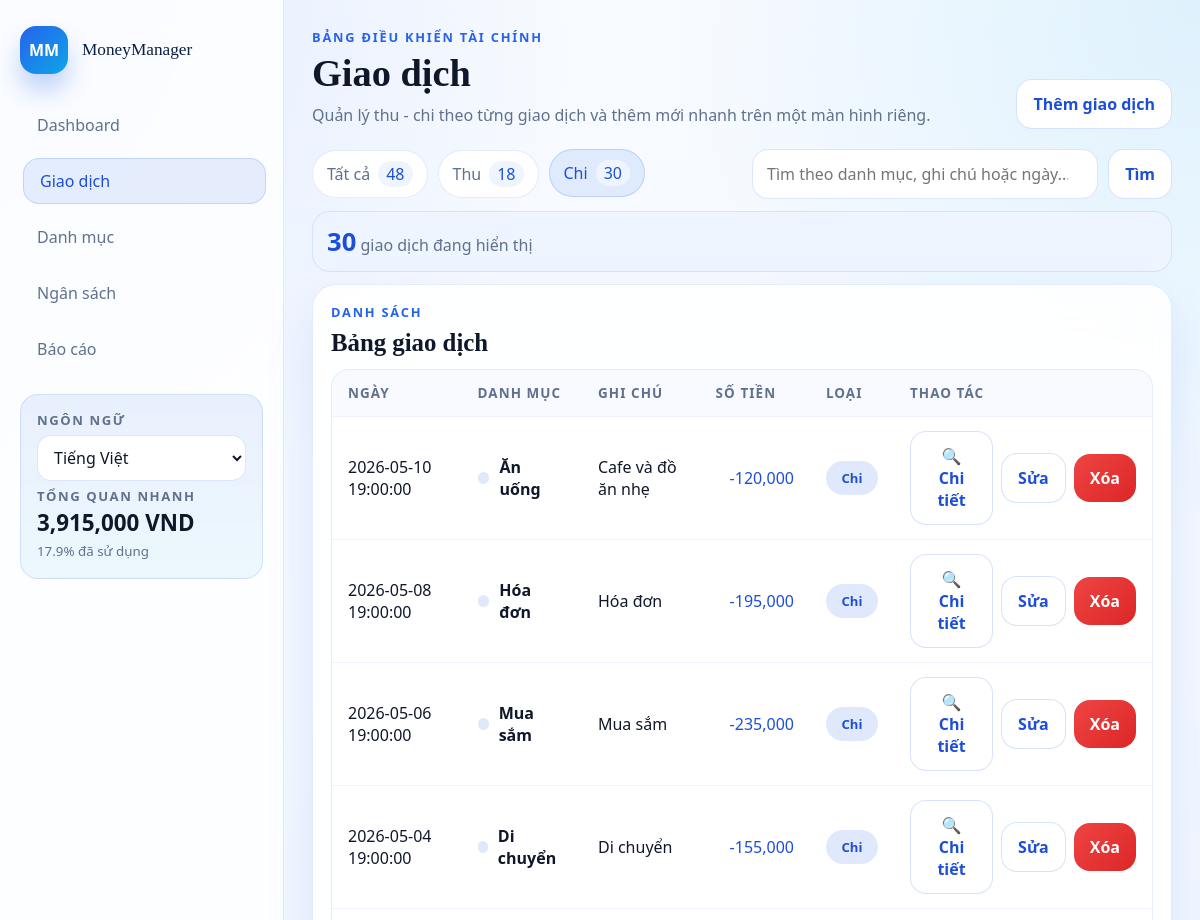
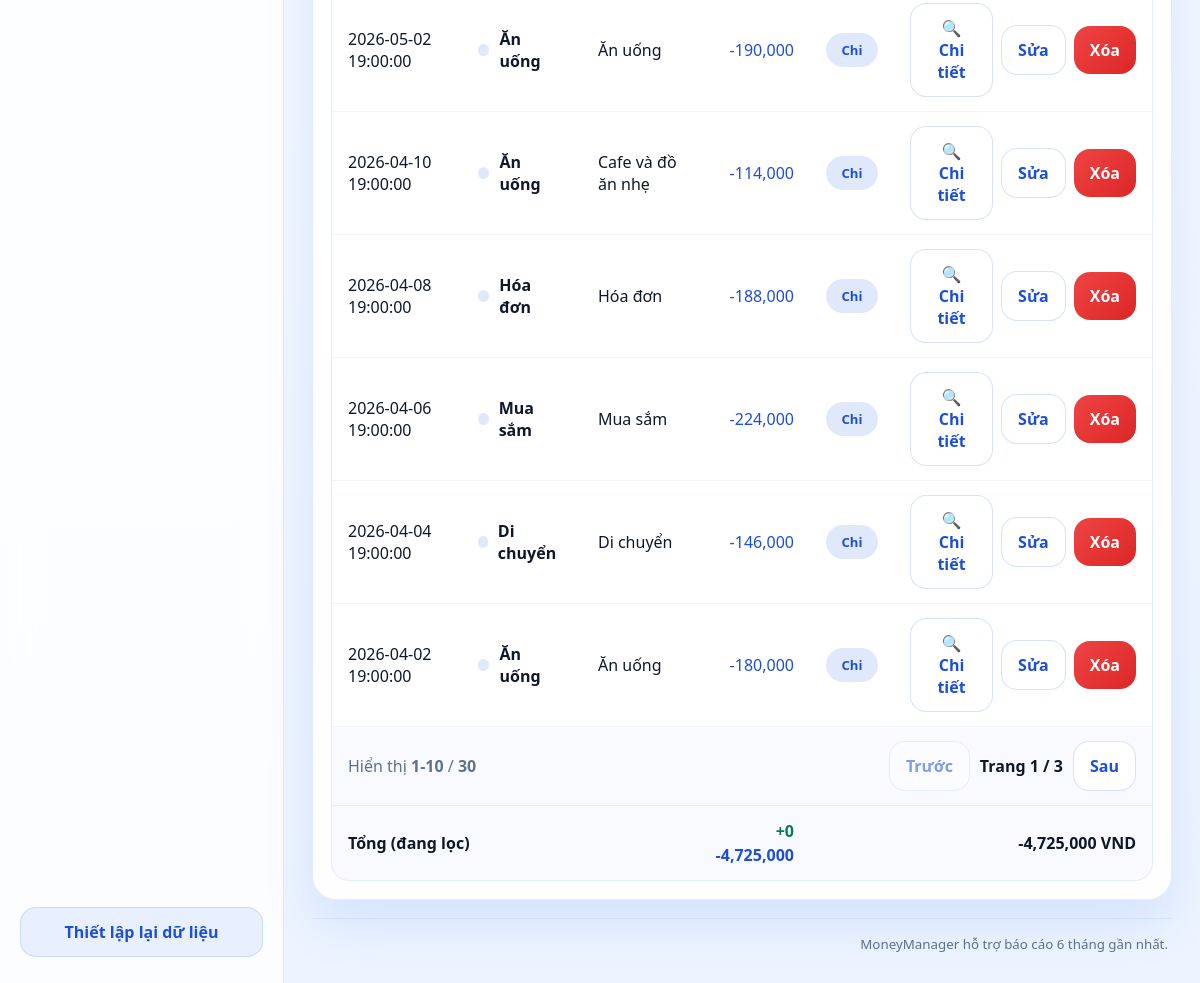
/transactions?q=&type=expense, run on the app's committed database (2 pictures, top to bottom).
### tables this page shows
CREATE TABLE transactions (
        id INTEGER PRIMARY KEY AUTOINCREMENT,
        date TEXT NOT NULL,
        amount REAL NOT NULL,           -- Số dương cho thu, số âm cho chi
        category_id INTEGER NOT NULL,   -- Tham chiếu sang bảng categories
        note TEXT,
        FOREIGN KEY (category_id) REFERENCES categories (id)
        );

CREATE TABLE categories (
            id INTEGER PRIMARY KEY AUTOINCREMENT,
            key TEXT UNIQUE NOT NULL,
            value TEXT NOT NULL,
            type INTEGER NOT NULL CHECK (type IN (0, 1)) -- 0: chi, 1: thu
        );

### app.py (the view)
@app.route("/transactions")
def transactions_page() -> str:
    search_query = request.args.get("q", default="").strip()
    return render_template(
        "transactions.html",
        **_transaction_form_context(
            "transactions",
            t("transactions_title"),
            t("transactions_subtitle"),
            search_query,
        ),
    )

### app.py (called while the page is built)
def _current_language() -> str:
    language = session.get("language", "vi")
    return language if language in FILE_TRANSLATIONS else "vi"

def t(key: str) -> str:
    language = _current_language()
    return FILE_TRANSLATIONS.get(language, FILE_TRANSLATIONS.get("vi", {})).get(key, key)

@app.context_processor
def inject_language_context() -> dict[str, object]:
    return {
        "current_lang": _current_language(),
        "supported_languages": [
            {
                "code": option["code"],
                "label": t("language_vi") if option["code"] == "vi" else t("language_en"),
            }
            for option in SUPPORTED_LANGUAGES
        ],
        "t": t,
        "category_label": _category_label,
        "note_label": _note_label,
    }

def _format_money(value: float) -> str:
    return f"{value:,.0f}"

def _category_label(category_key: str, fallback: str | None = None) -> str:
    label_key = f"category_label_{category_key}"
    label = t(label_key)
    if label != label_key:
        return label
    return fallback or category_key

def _note_label(note_text: str | None) -> str:
    if not note_text:
        return ""
    translation_key = _NOTE_TRANSLATION_KEYS.get(note_text)
    return t(translation_key) if translation_key else note_text

def _month_bounds(year: int, month: int) -> tuple[str, str]:
    start = datetime(year, month, 1, 0, 0, 0)
    end_day = calendar.monthrange(year, month)[1]
    end = datetime(year, month, end_day, 23, 59, 59)
    return start.strftime("%Y-%m-%d %H:%M:%S"), end.strftime("%Y-%m-%d %H:%M:%S")

def _ensure_db() -> None:
    if not app.config.get("DATABASE_READY", False):
        db_helper.init_db()
        app.config["DATABASE_READY"] = True

### modulo/db_helper.py (called while the page is built)
def get_connection():
    db_dir = os.path.join(os.path.dirname(__file__), '../database')
    db_path = os.path.join(db_dir, 'finance.db')
    os.makedirs(db_dir, exist_ok=True)
    conn = sqlite3.connect(db_path)
    conn.row_factory = sqlite3.Row
    return conn

def get_all_categories():
    conn = get_connection()
    cursor = conn.cursor()
    cursor.execute('SELECT * FROM categories ORDER BY type, value')
    rows = cursor.fetchall()
    conn.close()
    return [dict(row) for row in rows]

def get_setting(key):
    conn = get_connection()
    cursor = conn.cursor()
    cursor.execute('SELECT value FROM settings WHERE key = ?', (key,))
    row = cursor.fetchone()
    conn.close()
    return row['value'] if row else None

### templates/transactions.html (shortened to what this page needs)
{% extends "base.html" %}
{% block content %}
<section class="transaction-toolbar">
  <div class="chip-row">
    <a class="chip {% if transaction_type_filter == 'all' %}active{% endif %}" href="{{ url_for('transactions_page', q=search_query) }}">
      {{ t('all') }} <span>{{ transaction_type_counts.all }}</span>
    </a>
    <a class="chip {% if transaction_type_filter == 'income' %}active{% endif %}" href="{{ url_for('transactions_page', q=search_query, type='income') }}">
      {{ t('income') }} <span>{{ transaction_type_counts.income }}</span>
    </a>
    <a class="chip {% if transaction_type_filter == 'expense' %}active{% endif %}" href="{{ url_for('transactions_page', q=search_query, type='expense') }}">
      {{ t('expense') }} <span>{{ transaction_type_counts.expense }}</span>
    </a>
  </div>
  <form class="search-bar search-bar-wide" method="get" action="{{ url_for('transactions_page') }}">
    <input id="transactionSearch" type="search" name="q" value="{{ search_query }}" placeholder="{{ t('search_placeholder') }}">
    <button type="submit" class="btn btn-outline">{{ t('search') }}</button>
  </form>
</section>
<section class="transaction-summary-strip module-tip">
  <div>
    <strong>{{ transaction_count_display }}</strong>
    <span>{{ t('search_results') }}</span>
  </div>
</section>
<section class="module-grid module-grid-transactions">
  <article class="panel panel-wide">
    <div class="panel-head panel-head-tight">
      <div>
        <p class="panel-kicker">{{ t('transaction_list') }}</p>
        <h2>{{ t('transactions_table') }}</h2>
      </div>
    </div>
    <div class="table-wrap">
      <table class="transaction-table">
        <thead>
          <tr>
            <th>{{ t('date') }}</th>
            <th>{{ t('category') }}</th>
            <th>{{ t('note') }}</th>
            <th class="align-right">{{ t('amount') }}</th>
            <th>{{ t('type') }}</th>
            <th class="align-right">{{ t('action') }}</th>
          </tr>
        </thead>
        <tbody id="transactionTableBody">
          {% for item in transactions %}
            <tr class="transaction-row-clickable"
              data-search="{{ item.date }} {{ category_label(item.category_key, item.category_name) }} {{ item.category_key }} {{ note_label(item.note) }} {{ item.note or '' }} {{ item.amount }}"
                data-transaction-id="{{ item.id }}"
                data-transaction-date="{{ item.date }}"
                data-transaction-category="{{ category_label(item.category_key, item.category_name) }}"
              data-transaction-note="{{ note_label(item.note) }}"
                data-transaction-amount="{{ item.amount }}"
                data-transaction-amount-display="{{ item.amount|abs|money }} VND"
                data-transaction-kind="{{ t('income_type') if item.category_type == 1 else t('expense_type') }}"
                data-transaction-edit-url="{{ url_for('edit_transaction', transaction_id=item.id) }}"
                data-transaction-delete-url="{{ url_for('delete_transaction', transaction_id=item.id) }}">
              <td>{{ item.date }}</td>
              <td>
                <div class="table-category">
                  <span class="transaction-dot {{ 'income' if item.category_type == 1 else 'expense' }}"></span>
                  <strong>{{ category_label(item.category_key, item.category_name) }}</strong>
                </div>
              </td>
              <td>{{ note_label(item.note) or '-' }}</td>
              <td class="align-right amount-cell {{ 'income' if item.amount >= 0 else 'expense' }}">
                {{ '+' if item.amount >= 0 else '-' }}{{ item.amount|abs|money }}
              </td>
              <td>
                <span class="badge {{ 'badge-income' if item.category_type == 1 else 'badge-expense' }}">
                  {{ t('income') if item.category_type == 1 else t('expense') }}
                </span>
              </td>
              <td>
                <div class="table-actions">
                  <button type="button" class="btn btn-mini btn-outline" data-open-detail-modal>🔍 {{ t('details') }}</button>
                  <a class="btn btn-mini btn-outline" href="{{ url_for('edit_transaction', transaction_id=item.id) }}">{{ t('edit') }}</a>
                  <form action="{{ url_for('delete_transaction', transaction_id=item.id) }}" method="post" data-confirm="{{ t('confirm_delete_transaction') }}" onsubmit="return confirm(this.dataset.confirm);">
                    <button type="submit" class="btn btn-mini btn-danger">{{ t('delete') }}</button>
                  </form>
                </div>
              </td>
            </tr>
          {% else %}
            <tr class="empty-row">
              <td colspan="6">{{ t('no_transactions') }}</td>
            </tr>
          {% endfor %}
        </tbody>
        <tfoot>
          <tr class="table-foot table-foot-pagination">
            <td colspan="6">
              <div class="table-pagination">
                <div>
                  {{ t('showing') }} <strong>{{ pagination.display_start }}-{{ pagination.display_end }}</strong>
                  / <strong>{{ pagination.total_items }}</strong>
                </div>
                <div class="pagination-actions">
                  {% if pagination.has_prev %}
                    <a class="btn btn-mini btn-outline" href="{{ url_for('transactions_page', q=search_query, type=transaction_type_filter, page=pagination.prev_page) }}">{{ t('previous') }}</a>
                  {% else %}
                    <span class="btn btn-mini btn-outline is-disabled">{{ t('previous') }}</span>
                  {% endif %}
                  <span class="pagination-page">{{ t('page') }} <strong>{{ pagination.page }}</strong> / {{ pagination.total_pages }}</span>
                  {% if pagination.has_next %}
                    <a class="btn btn-mini btn-outline" href="{{ url_for('transactions_page', q=search_query, type=transaction_type_filter, page=pagination.next_page) }}">{{ t('next') }}</a>
                  {% else %}
                    <span class="btn btn-mini btn-outline is-disabled">{{ t('next') }}</span>
                  {% endif %}
                </div>
              </div>
            </td>
          </tr>
          <tr class="table-foot">
            <td colspan="3"><strong>{{ t('filter_total') }}</strong></td>
            <td class="align-right">
              <div class="table-foot-stack">
                <div class="income">+{{ transactions_total_income|money }}</div>
                <div class="expense">-{{ transactions_total_expense|money }}</div>
              </div>
            </td>
            <td colspan="2" class="align-right"><strong>{{ transactions_total_net|money }} VND</strong></td>
          </tr>
        </tfoot>
      </table>
    </div>
  </article>
</section>
{% endblock %}

### data on the page
transactions: date "2026-05-10 19:00:00", note "Cafe và đồ ăn nhẹ", amount "-", amount|abs "120,000", t "Chi tiết", t "Sửa", t "Xóa"
categories: key+value "Ăn uống", type "Chi"
transactions: date "2026-05-08 19:00:00", note "Hóa đơn", amount "-", amount|abs "195,000", t "Chi tiết", t "Sửa", t "Xóa"
categories: key+value "Hóa đơn", type "Chi"
transactions: date "2026-05-06 19:00:00", note "Mua sắm", amount "-", amount|abs "235,000", t "Chi tiết", t "Sửa", t "Xóa"
categories: key+value "Mua sắm", type "Chi"
transactions: date "2026-05-04 19:00:00", note "Di chuyển", amount "-", amount|abs "155,000", t "Chi tiết", t "Sửa", t "Xóa"
categories: key+value "Di chuyển", type "Chi"
transactions: date "2026-05-02 19:00:00", note "Ăn uống", amount "-", amount|abs "190,000", t "Chi tiết", t "Sửa", t "Xóa"
transactions: date "2026-04-10 19:00:00", note "Cafe và đồ ăn nhẹ", amount "-", amount|abs "114,000", t "Chi tiết", t "Sửa", t "Xóa"
transactions: date "2026-04-08 19:00:00", note "Hóa đơn", amount "-", amount|abs "188,000", t "Chi tiết", t "Sửa", t "Xóa"
transactions: date "2026-04-06 19:00:00", note "Mua sắm", amount "-", amount|abs "224,000", t "Chi tiết", t "Sửa", t "Xóa"
transactions: date "2026-04-04 19:00:00", note "Di chuyển", amount "-", amount|abs "146,000", t "Chi tiết", t "Sửa", t "Xóa"
transactions: date "2026-04-02 19:00:00", note "Ăn uống", amount "-", amount|abs "180,000", t "Chi tiết", t "Sửa", t "Xóa"

### other printed values
{{ t('dashboard') }} "Dashboard"
{{ t('transactions') }} "Giao dịch"
{{ t('categories') }} "Danh mục"
{{ t('budget') }} "Ngân sách"
{{ t('reports') }} "Báo cáo"
{{ t('language') }} "NGÔN NGỮ"
{{ t('quick_overview') }} "TỔNG QUAN NHANH"
{{ current_balance_display }} "3,915,000"
{{ budget_used|round(1) }} "17.9"
{{ t('budget_used_text') }} "đã sử dụng"
{{ t('reset_data') }} "Thiết lập lại dữ liệu"
{{ t('finance_dashboard') }} "BẢNG ĐIỀU KHIỂN TÀI CHÍNH"
{{ page_title }} "Giao dịch"
{{ page_subtitle }} "Quản lý thu - chi theo từng giao dịch và thêm mới nhanh trên một màn hình riêng."
{{ t('add_transaction') }} "Thêm giao dịch"
